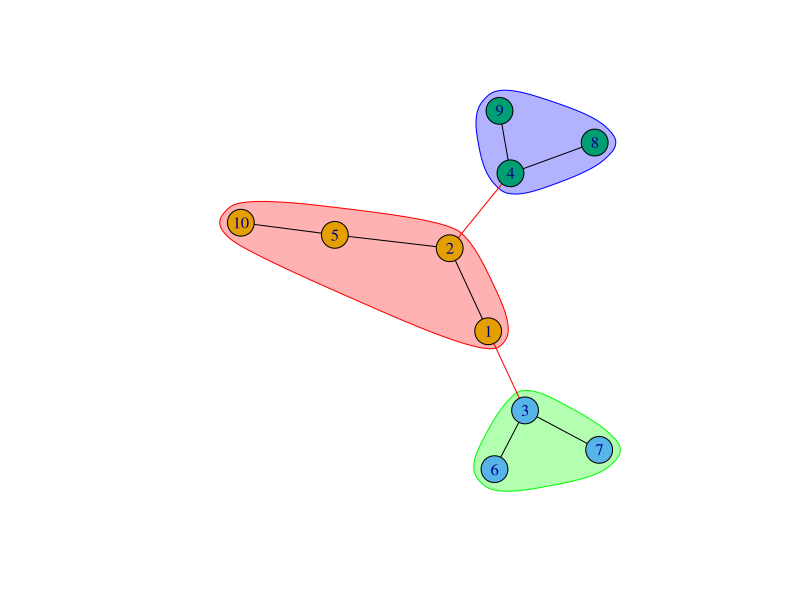
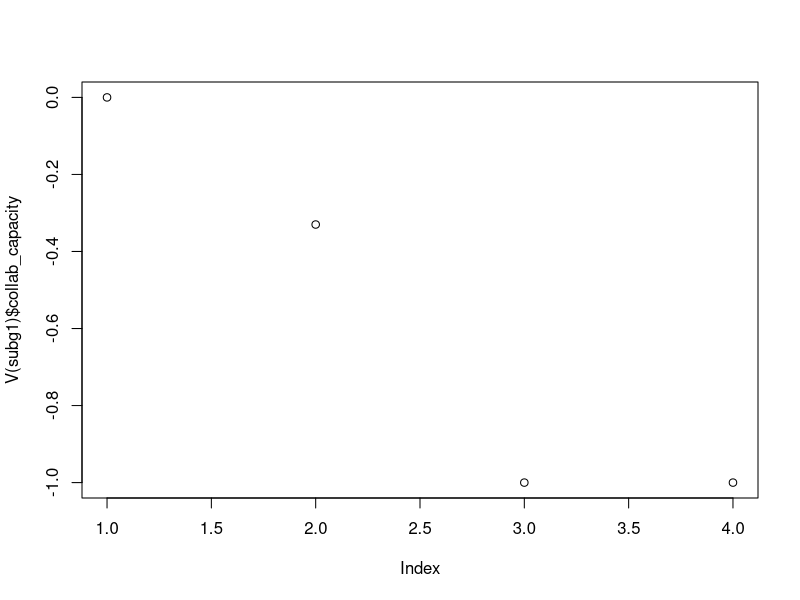

The R script that drew these images, in order:
## ---- chunk 1
knitr::opts_chunk$set(echo = TRUE)
## ---- chunk 2
# Generate a theoretical tree graph use Fast greedy alg to do community detection. 
library(igraph)
tr <- make_tree(10, children = 2, mode = "undirected")
cfg <- cluster_fast_greedy(as.undirected(tr))
plot(cfg, as.undirected(tr))
## ---- chunk 3
class(cfg)
length(cfg)
modularity(cfg)
membership(cfg)
crossing(cfg, tr) # nodes that connects two or more communities. Bridge nodes, sort of. 

## ---- chunk 4
V(tr)$community <- cfg$membership # give the vertices attributes of community 
## ---- chunk 5
V(tr)$degree <- degree(tr) # give the vertices attributes of degree (count)
V(tr)$id <-V(tr) # give the vertices attributes of ID
## ---- chunk 6
# NOT RUN
subg <- induced_subgraph(tr, which(V(tr)$community == 1)) # just trying and playing
V(subg)$degree <- degree(subg)
vertex.attributes(subg)
# END NOT RUN 
## ---- chunk 7
community_no <- length(unique(V(tr)$community)) # Number of steps to take in loop is the number of communities.
  
for (i in 1:community_no){
  # i = 1
  subg <- induced_subgraph(tr, which(V(tr)$community == i))
  V(subg)$degree_within <- degree(subg)
  total_degree <- V(subg)$degree
  within <- V(subg)$degree_within
  V(subg)$degree_outside <- total_degree - within
 
  V(subg)$collab_capacity <- round((V(subg)$degree_outside - V(subg)$degree_within)/total_degree, 2) 
  nam <- paste("subg", i, sep = "")
  assign(nam, subg)
}

vertex.attributes(subg1)
plot(V(subg1)$collab_capacity)


  
## ---- chunk 8
V(tr)$degree

